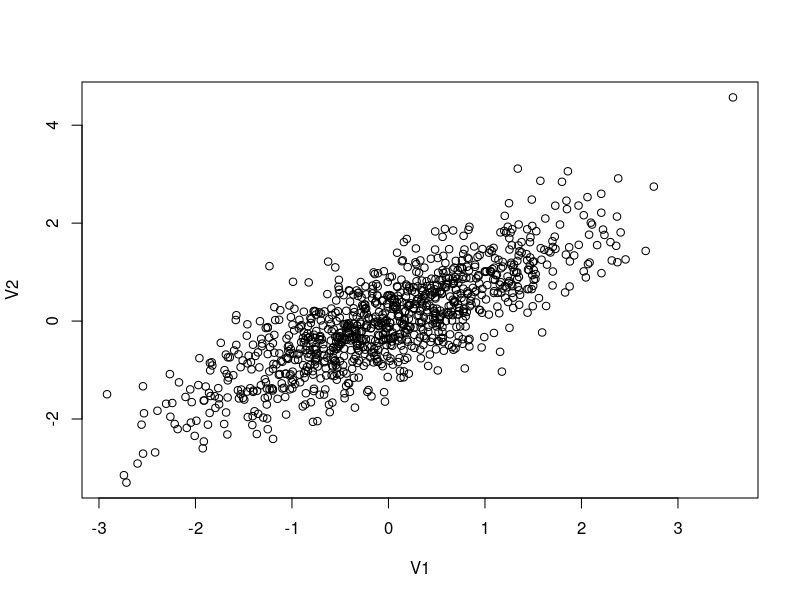

The R source for this figure:
## ---- chunk 1
knitr::opts_chunk$set(echo = TRUE)
## ---- chunk 2
#This is a comment, alone in a chunk. 

## ---- chunk 3
library(MASS)
library(ggplot2)

out <- as.data.frame(mvrnorm(1000, mu = c(0,0), 
                     Sigma = matrix(c(1,0.8,0.8,1), ncol = 2), 
                     empirical = TRUE))
cor(out)
plot(out)

## ---- chunk 4
out$error<-rnorm(1000, mean=0, sd=1)

#The data generating process
B1<-3
B2<-6

out$Y<-out$V1*B1+out$V2*B2+out$error
## ---- chunk 5
#plotted<-ggplot(out, aes(V1, y = value, color = variable)) + 
#    geom_point(aes(y = Y, col = "Y")) + 
#    geom_point(aes(y = adjY, col = "adjY"))+
#    geom_smooth(method='lm', aes(y = Y, col = "Y"))+
#    geom_smooth(method='lm', aes(y = adjY, col = "Y"))

#plotted

